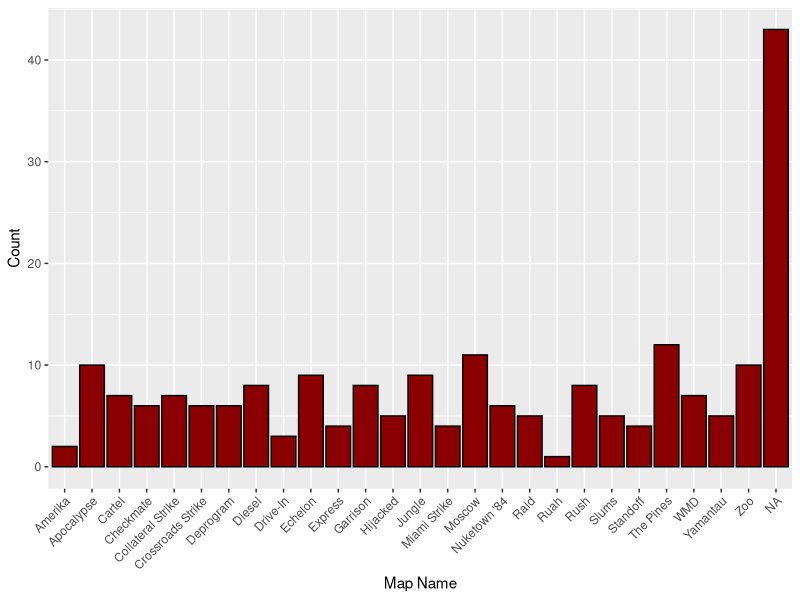
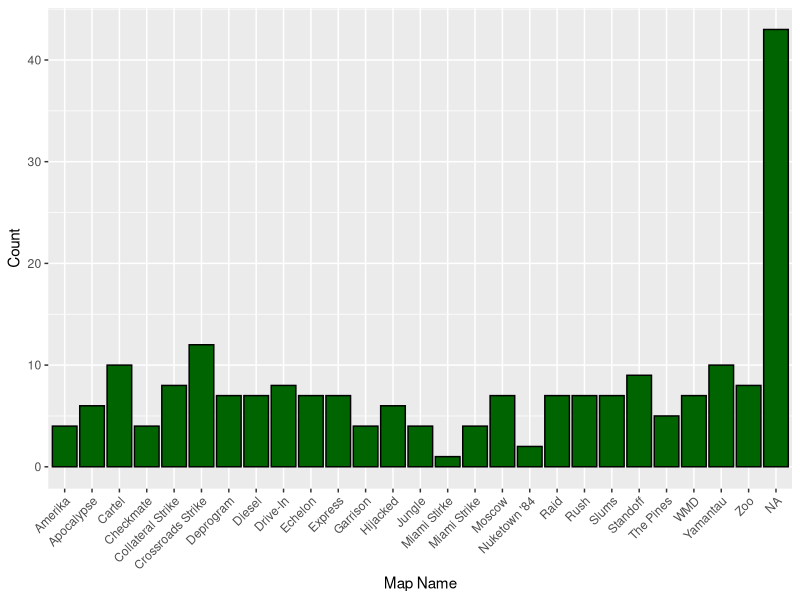
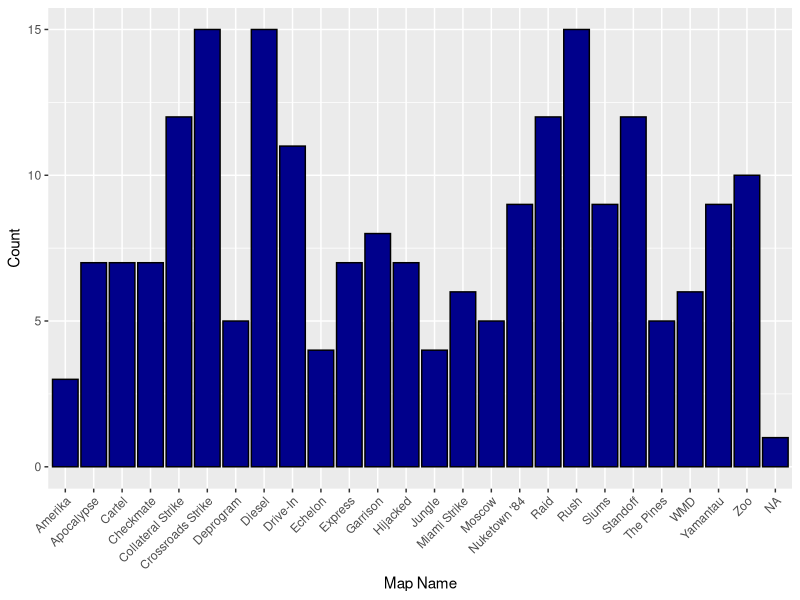
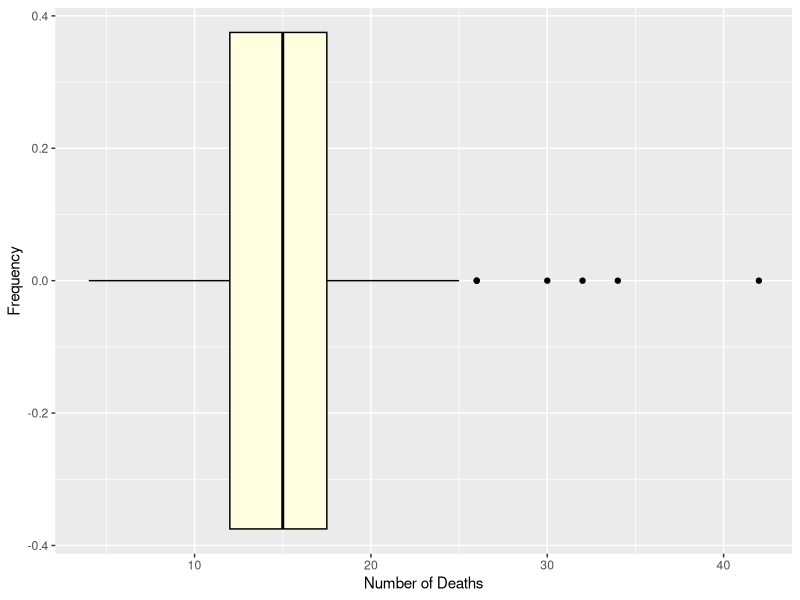
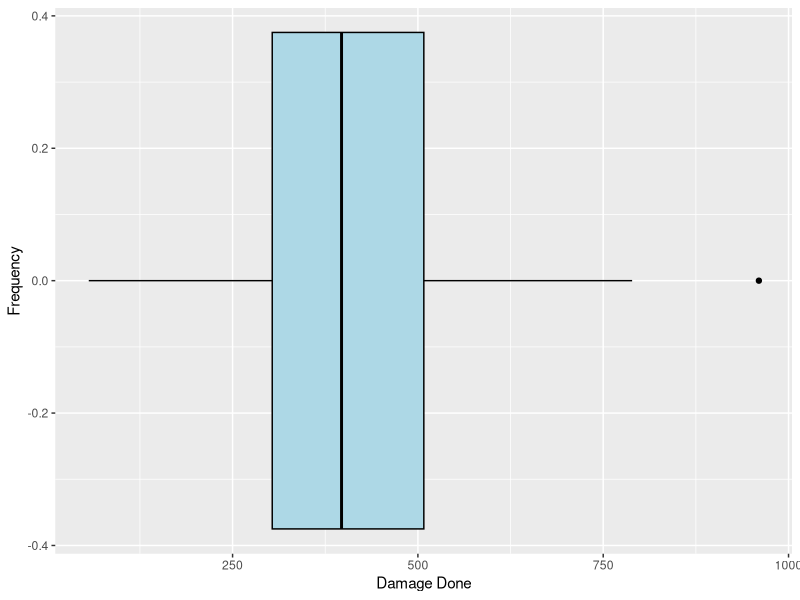

Here is the R script that generated these plots, in order:
## ---- chunk 1
knitr::opts_chunk$set(echo = TRUE)
## ---- chunk 2
library(tidyverse)
library(dplyr)
library(readxl)
data <- read_xlsx("CODGames2_mp.xlsx")
## ---- chunk 3
countNA <- function(dat){
  numNA <- sum(is.na(dat))
  return(numNA)
}

apply(X = data, MARGIN = 1, FUN = countNA)
## ---- chunk 4
# Summary statistics for a categorical variable: "Map1"
MapName1 <- data$Map1
table(MapName1)
prop.table(table(MapName1))

# Data visualization for "MapName1"
data |>
  ggplot(aes(x = MapName1)) +
  geom_bar(fill = "darkred", color = "black") + 
  labs(x = "Map Name", y = "Count") +
  theme(axis.text.x = element_text(angle = 45, hjust = 1))
## ---- chunk 5
# Summary statistics for a categorical variable: "Map1"
MapName2 <- data$Map2
table(MapName2)
prop.table(table(MapName2))

# Data visualization for "MapName2"
data |>
  ggplot(aes(x = MapName2)) +
  geom_bar(fill = "darkgreen", color = "black") + 
  labs(x = "Map Name", y = "Count") +
  theme(axis.text.x = element_text(angle = 45, hjust = 1))
## ---- chunk 6
# Summary statistics for a categorical variable: "Map1"
MapChoice <- data$Choice
table(MapChoice)
prop.table(table(MapChoice))

# Data visualization for "MapChoice"
data |>
  ggplot(aes(x = MapChoice)) +
  geom_bar(fill = "darkblue", color = "black") + 
  labs(x = "Map Name", y = "Count") +
  theme(axis.text.x = element_text(angle = 45, hjust = 1))

## ---- chunk 7
# Summary statistics for a quantitative variable: "Deaths"
Deaths <- data$Deaths
summary(Deaths)
mean(Deaths, na.rm = TRUE)
median(Deaths, na.rm = TRUE)
max(Deaths, na.rm = TRUE)
sd(Deaths, na.rm = TRUE)

# Data visualization for "Deaths"
data |>
  ggplot(aes(x = Deaths)) +
  geom_boxplot(fill = "lightyellow", color = "black") + 
  labs(x = "Number of Deaths", y = "Frequency")
  
## ---- chunk 8
# Summary statistics for a quantitative variable: "Damage"
Damage <- data$Damage
summary(Damage)
mean(Damage, na.rm = TRUE)
median(Damage, na.rm = TRUE)
max(Damage, na.rm = TRUE)
sd(Damage, na.rm = TRUE)

# Data visualization for "Damage"
data |>
  ggplot(aes(x = Damage)) +
  geom_boxplot(fill = "lightblue", color = "black") + 
  labs(x = "Damage Done", y = "Frequency")
## ---- chunk 9
scores <- strsplit(as.character(data$Result), "-")
Won <- 0
Lost <- 0
Tie <- 0
for (i in scores) {
  PlayerScore <- as.numeric(i[1])
  OpponentScore <- as.numeric(i[2])
  if (PlayerScore > OpponentScore){
    Won <- Won + 1
  } else if (OpponentScore > PlayerScore){
      Lost <- Lost + 1
  } else{
    Tie <- Tie + 1
  }
}

TotalGames <- length(data$Result)
WinningRate <- Won/TotalGames
LosingRate <- Lost/TotalGames
TieRate <- Tie/TotalGames

cat("Proportion of Games Won:", WinningRate, "\n")
cat("Proportion of Games Lost:", LosingRate, "\n")
cat("Proportion of Games in Draw:", TieRate)
## ---- chunk 10
scores <- strsplit(as.character(data$Result), "-")
Won1 <- numeric(length(scores))

for (i in 1:length(scores)) {
  PlayerScore <- as.numeric(scores[[i]][1])
  OpponentScore <- as.numeric(scores[[i]][2])

  if (PlayerScore > OpponentScore) {
    Won1[i] <- 1
  } else {
    Won1[i] <- 0
  }
}

data$Won1 <- Won1

model <- glm(Won1 ~ Eliminations, data = data, family = binomial)
summary(model)

odds_ratios <- exp(coef(model))

print(odds_ratios)

elimination_coef <- summary(model)$coefficients["Eliminations", "Estimate"]
elimination_p_value <- summary(model)$coefficients["Eliminations", "Pr(>|z|)"]
odds_ratio_eliminations <- odds_ratios["Eliminations"]

cat("Coefficient Eliminations:", elimination_coef, "\n")
cat("P-value of Eliminations:", elimination_p_value, "\n")
cat("Odds Ratio for Eliminations:", odds_ratio_eliminations)
